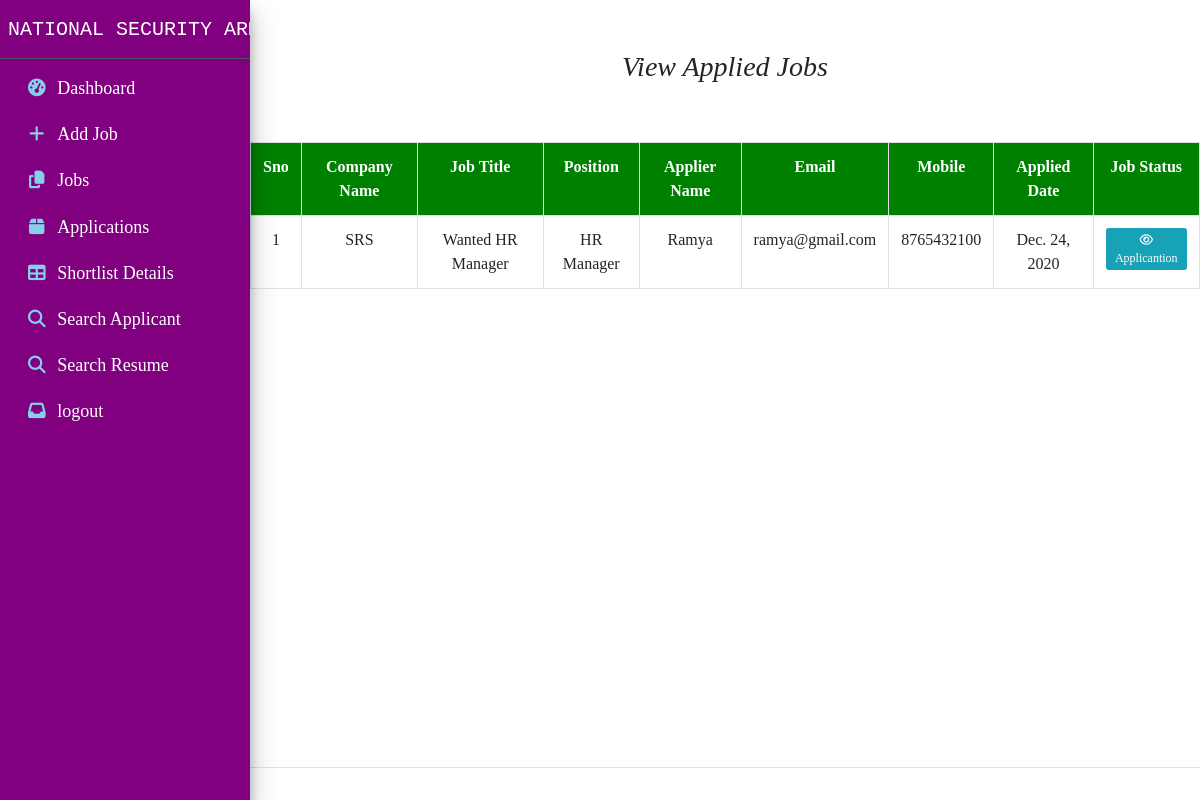
Page /admin_applied_job_details/ (signed in) on the committed database.
### app/models.py (models this page shows, shortened)
class Apply_Job(models.Model):
	user_id = models.ForeignKey(User_Detail, on_delete=models.CASCADE)
	job_id = models.ForeignKey(Job_Detail, on_delete=models.CASCADE)
	position = models.CharField(max_length=100)
	salary = models.CharField(max_length=300)
	date = models.DateField()
	availability = models.CharField(max_length=300)
	name = models.CharField(max_length=300)
	passport = models.CharField(max_length=300)
	address = models.TextField(max_length=2000)
	postcode = models.CharField(max_length=10)
	email = models.EmailField(max_length=30)
	phone = models.CharField(max_length=15)
	mobile = models.CharField(max_length=15)
	dob = models.DateField()
	gender = models.CharField(max_length=10)
	q1 = models.CharField(max_length=30)
	i1 = models.CharField(max_length=100)
	m1 = models.CharField(max_length=100)
	g1 = models.CharField(max_length=100)
	y1 = models.CharField(max_length=100)
	q2 = models.CharField(max_length=30,null=True,blank=True)
	i2 = models.CharField(max_length=100,null=True,blank=True)
	m2 = models.CharField(max_length=100,null=True,blank=True)
	g2 = models.CharField(max_length=100,null=True,blank=True)
	y2 = models.CharField(max_length=100,null=True,blank=True)
	q3 = models.CharField(max_length=30,null=True,blank=True)
	i3 = models.CharField(max_length=100,null=True,blank=True)
	m3 = models.CharField(max_length=100,null=True,blank=True)
	g3 = models.CharField(max_length=100,null=True,blank=True)
	y3 = models.CharField(max_length=100,null=True,blank=True)
	q4 = models.CharField(max_length=30,null=True,blank=True)
	i4 = models.CharField(max_length=100,null=True,blank=True)
	m4 = models.CharField(max_length=100,null=True,blank=True)
	g4 = models.CharField(max_length=100,null=True,blank=True)
	y4 = models.CharField(max_length=100,null=True,blank=True)
	q5 = models.CharField(max_length=30,null=True,blank=True)
	i5 = models.CharField(max_length=100,null=True,blank=True)
	m5 = models.CharField(max_length=100,null=True,blank=True)
	g5 = models.CharField(max_length=100,null=True,blank=True)
	y5 = models.CharField(max_length=100,null=True,blank=True)
	company = models.CharField(max_length=100,null=True,blank=True)
	industry = models.CharField(max_length=100,null=True,blank=True)
	position_company = models.CharField(max_length=30,null=True,blank=True)
	fromdate = models.CharField(max_length=100,null=True,blank=True)
	todate = models.CharField(max_length=100,null=True,blank=True)
	level = models.CharField(max_length=100,null=True,blank=True)
	monthly_salary = models.CharField(max_length=100,null=True,blank=True)
	company1 = models.CharField(max_length=100,null=True,blank=True)
	industry1 = models.CharField(max_length=100,null=True,blank=True)
	position_company1 = models.CharField(max_length=30,null=True,blank=True)
	from1 = models.CharField(max_length=100,null=True,blank=True)
	todate1 = models.CharField(max_length=100,null=True,blank=True)
	level1 = models.CharField(max_length=100,null=True,blank=True)
	monthly_salary1 = models.CharField(max_length=100,null=True,blank=True)
	company2 = models.CharField(max_length=100,null=True,blank=True)
	industry2 = models.CharField(max_length=100,null=True,blank=True)
	position_company2 = models.CharField(max_length=30,null=True,blank=True)
	from2 = models.CharField(max_length=100,null=True,blank=True)
	todate2 = models.CharField(max_length=100,null=True,blank=True)
	level2 = models.CharField(max_length=100,null=True,blank=True)
	monthly_salary2 = models.CharField(max_length=100,null=True,blank=True)
	n1 = models.CharField(max_length=100)
	n2 = models.CharField(max_length=100)
	ocu1 = models.CharField(max_length=100)
	ocu2 = models.CharField(max_length=100)
	com1 = models.CharField(max_length=100)
	com2 = models.CharField(max_length=100)
	contact1 = models.CharField(max_length=10)
	contact2 = models.CharField(max_length=10)
	mail1 = models.EmailField(max_length=30)
	mail2 = models.EmailField(max_length=30)
	ref1 = models.CharField(max_length=100)
	ref2 = models.CharField(max_length=100)
	applied_date = models.DateField(default=timezone.now())
	out_come = models.CharField(max_length=100,null=True,blank=True)

class Job_Detail(models.Model):
	user_id = models.ForeignKey(Admin_Detail, on_delete=models.CASCADE)
	company_name = models.CharField('Company Name',max_length=100)
	job_title = models.CharField('Job Title',max_length=300)
	description = models.CharField('Job Description',max_length=300)
	position = models.CharField('Position',max_length=300)
	experience = models.CharField('Experience',max_length=300)
	qualification = models.CharField('Qualification',max_length=100)
	salary = models.CharField('Salary',max_length=300)
	status = models.CharField('Job Status',max_length=30,null=True,choices=OPT)
	date = models.DateField(default=timezone.now())

class User_Detail(models.Model):
	name = models.CharField(max_length=30)
	email = models.EmailField(max_length=30)
	phone_number = models.CharField(max_length=30)
	country = models.CharField(max_length=30,null=True,blank=True)
	state = models.CharField(max_length=30,null=True,blank=True)
	city = models.CharField(max_length=30,null=True,blank=True)
	address = models.TextField(max_length=200,null=True,blank=True)
	username = models.CharField(max_length=200,unique=True)
	password = models.CharField(max_length=200)
	degree_id = models.CharField(max_length=200,null=True,blank=True)
	depart_id = models.CharField(max_length=200,null=True,blank=True)
	skill = models.CharField(max_length=20,null=True,blank=True)
	resume = models.FileField('Upload Resume',upload_to='documents/',null=True)

### app/views.py (the view)
# urls.py: path('admin_applied_job_details/', views.admin_applied_job_details,name="admin_applied_job_details"),
def admin_applied_job_details(request):
	if request.session.has_key('admin'):
		user_id = request.session['admin_id']
		detail = Apply_Job.objects.all()
		return render(request,'admin_applied_job_details.html',{'detail':detail})
	else:
		return render(request,'admin_login.html',{})

### app/templates/admin_applied_job_details.html (shortened to what this page needs)
{%include 'admin_header.html'%}
<html>
<head>
</head>
<body>
<div class="container">
    <h1 style="padding-top: 50px;font-size: 28px;font-family: Algerian;padding-bottom:50px;"><center><i>View Applied Jobs</i></center></h1>
</div>
<table class="table table-bordered">
	<tr style="background: green;color: #FFF;">
		<th>Sno</th>
		<th>Company Name</th>
		<th>Job Title</th>
		<th>Position</th>
		<th>Applier Name</th>
		<th>Email</th>
		<th>Mobile</th>
		<th>Applied Date</th>
		<th>Job Status</th>
	</tr>
{% for i in detail %}
	<tr>
		<td>{{forloop.counter}}</td>
		<td>{{i.job_id.company_name}}</td>
		<td>{{i.job_id.job_title}}</td>
		<td>{{i.job_id.position}}</td>
		<td>{{i.user_id.name}}</td>
		<td>{{i.user_id.email}}</td>
		<td>{{i.user_id.phone_number}}</td>
		<td>{{i.applied_date}}</td>
		<td><a href="{% url 'applicant' pk=i.id %}" class="btn btn-info btn-xs"><i class="fa fa-eye"></i> Applicantion</a></td>
	</tr>
{% empty %}
	<tr>
		<td>No Jobs</td>
	</tr>
	{% endfor %}
</table>
</body>
</html>
{%include 'footer.html'%}

### app/templates/admin_header.html (style rules this page uses)
th,tr { text-align: center; }

### app/templates/admin_applied_job_details.html (style rules this page uses)
table { font-family: times new roman; border-collapse: collapse; width: 100%; }
td, th { border: 1px solid #dddddd; text-align: center; padding: 8px; }

### rows in the picture
Apply_Job: job_id.company_name "SRS", job_id.job_title "Wanted HR Manager", job_id.position "HR Manager", user_id.name "Ramya", user_id.email "ramya@gmail.com", user_id.phone_number "8765432100", applied_date "Dec. 24, 2020"
